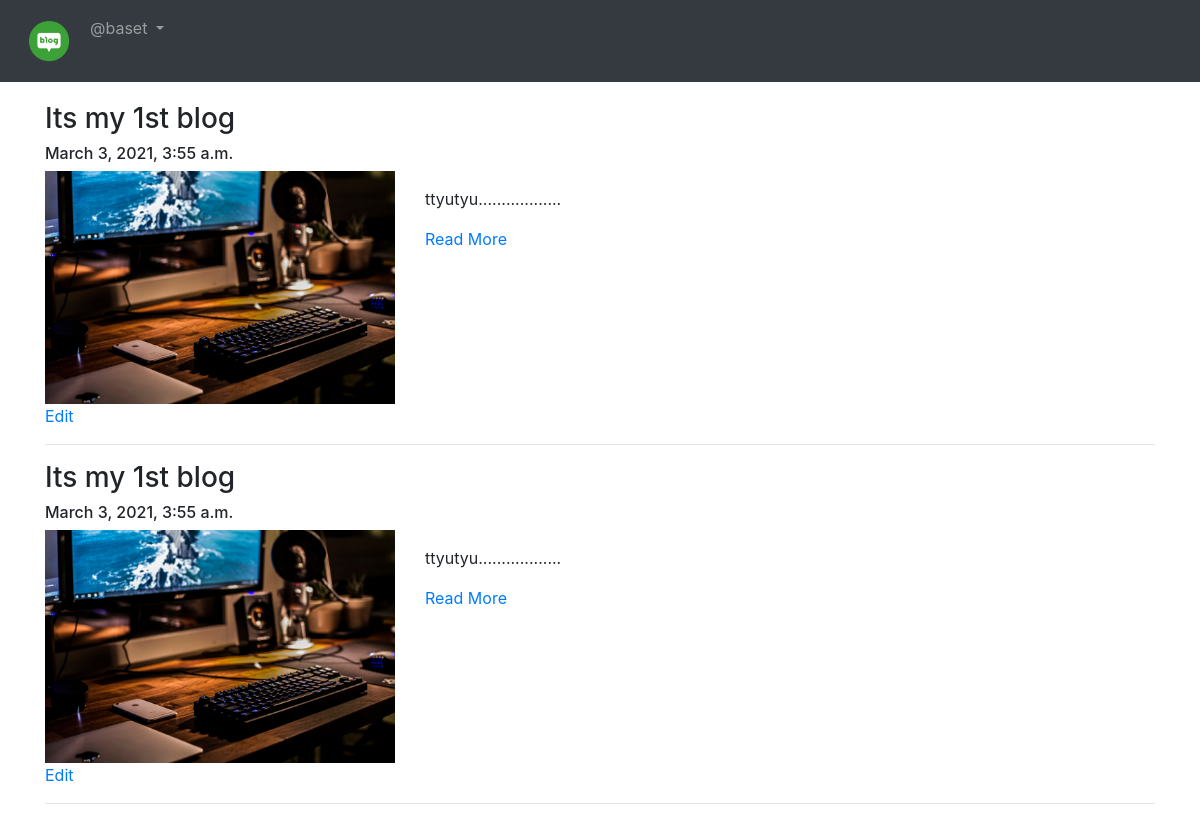
/my-blogs/ (signed in), run on the app's committed database.
### App_Blog/models.py (models this page shows, shortened)
class Blog(models.Model):
    author = models.ForeignKey(User, on_delete=models.CASCADE, related_name='post_author')
    blog_title = models.CharField(max_length=264, verbose_name="Put a Title")
    slug = models.SlugField(max_length=264, unique=True)
    blog_content = models.TextField(verbose_name="What is on your mind?")
    blog_image = models.ImageField(upload_to='blog_images', verbose_name="Image")
    publish_date = models.DateTimeField(auto_now_add=True)
    update_date = models.DateTimeField(auto_now=True)
    class Meta:
        ordering = ['-publish_date', ]

### App_Blog/views.py (the view)
# urls.py: path('my-blogs/', views.MyBlogs.as_view(), name='my_blogs'),
class MyBlogs(LoginRequiredMixin, TemplateView):
    template_name = 'App_Blog/my_blogs.html'

### App_Blog/templatetags/custom_filters.py (called while the page is built)
def range_filter(value):
    return value[0:500] + ".................."

### templates/App_Blog/my_blogs.html (shortened to what this page needs)
{% extends 'base.html' %}
{% load custom_filters %}
{% block body_block %}
{% for blog in user.post_author.all %}
<h3>{{blog.blog_title}}</h3>
<h6>{{blog.publish_date}}</h6>
<div class="row">
  <div class="col-sm-4">
    <img src="/media/{{blog.blog_image}}" width="100%">
  </div>
  <div class="col-sm-8">
    <p>{{blog.blog_content|range_filter|linebreaks}}</p>
    <a href="{% url 'App_Blog:blog_details' slug=blog.slug %}">Read More</a>
  </div>
</div>
<a href="{% url 'App_Blog:edit_blog' pk=blog.pk %}">Edit</a>
<hr>
{% endfor %}
{% endblock %}

### templates/base.html (shortened to what this page needs)
<!DOCTYPE html>
{% load static %}
<html lang="en" dir="ltr">
<head>
  <link rel="stylesheet" href="https://maxcdn.bootstrapcdn.com/bootstrap/4.4.1/css/bootstrap.min.css">
  <link href="https://maxcdn.bootstrapcdn.com/font-awesome/4.7.0/css/font-awesome.min.css" rel="stylesheet">
</head>
<body>
  <nav class="navbar navbar-expand-sm bg-dark navbar-dark">
    <ul class="navbar-nav">
      <li class="nav-item active">
        <a class="nav-link" href="#"><img src="{% static '/media/logo.png' %}" width="50px"></a>
      </li>
      {% if user.is_authenticated %}
      <div class="nav-item dropdown">
        <a class="nav-link dropdown-toggle" href="#" id="navbardrop" data-toggle="dropdown">
          @{{user.username}}
        </a>
      </div>
      {% endif %}
    </ul>
  </nav>
  <div class="container" style="padding-top:20px">
    {% block body_block %}
    {% endblock %}
  </div>
</body>
</html>

### data on the page
Blog: blog_title "Its my 1st blog", publish_date "March 3, 2021, 3:55 a.m.", blog_image (picture), blog_content|range_filter "ttyutyu.................."
Blog: blog_title "Its my 1st blog", publish_date "March 3, 2021, 3:55 a.m.", blog_image (picture), blog_content|range_filter "ttyutyu.................."

### other printed values
{{ user.username }} "baset"
